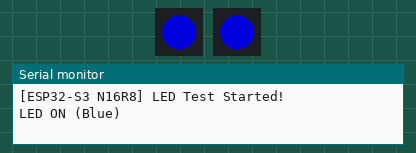
Recording of a sketch running on a simulated ESP32-S3. Parts: 2 × 1 RGB LEDs in strip order, left to right, the last lines printed to the serial monitor. Dim RGB values are drawn brighter than linear.

Above: at 0.62 s.
At 2.87 s:
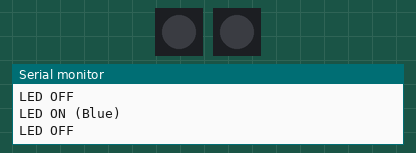
Timing chart, 0 to 3.5 s (numbered marks = the images above):
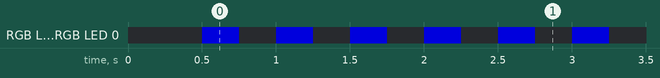

Measured:
- by itself, RGB LED 0, RGB LED 0: alternates RGB(0, 0, 150) for 0.25 s and off for 0.25 s

The sketch:

esp32_neopixel.ino
```cpp
#include <Adafruit_NeoPixel.h>

#define LED_PIN_48  48
#define LED_PIN_38  38
#define NUM_LEDS    1
#define FREQ_HZ     2.0 // 2 Hz

// Tạo 2 instance phòng trường hợp chân LED của bo mạch là 48 hoặc 38
Adafruit_NeoPixel pixel48(NUM_LEDS, LED_PIN_48, NEO_GRB + NEO_KHZ800);
Adafruit_NeoPixel pixel38(NUM_LEDS, LED_PIN_38, NEO_GRB + NEO_KHZ800);

const unsigned long halfPeriod = (unsigned long)(1000.0 / FREQ_HZ / 2.0); // 250ms

void setup() {
  Serial.begin(115200);
  delay(500);
  Serial.println("\n[ESP32-S3 N16R8] LED Test Started!");

  // Khởi tạo Adafruit NeoPixel
  pixel48.begin();
  pixel48.setBrightness(150);
  pixel48.clear();
  pixel48.show();

  pixel38.begin();
  pixel38.setBrightness(150);
  pixel38.clear();
  pixel38.show();

  // Khởi tạo RGB Builtin từ ESP32 Core
  #ifdef RGB_BUILTIN
  rgbLedWrite(RGB_BUILTIN, 0, 0, 0);
  #endif
}

void loop() {
  Serial.println("LED ON (Blue)");

  // 1. Dùng Adafruit NeoPixel trên GPIO 48 và GPIO 38
  pixel48.setPixelColor(0, pixel48.Color(0, 0, 255));
  pixel48.show();
  pixel38.setPixelColor(0, pixel38.Color(0, 0, 255));
  pixel38.show();

  // 2. Dùng hàm phần cứng rgbLedWrite của ESP32 Core 3.x
  rgbLedWrite(48, 0, 0, 255);
  rgbLedWrite(38, 0, 0, 255);
  #ifdef RGB_BUILTIN
  rgbLedWrite(RGB_BUILTIN, 0, 0, 255);
  #endif

  delay(halfPeriod);

  Serial.println("LED OFF");

  // Tắt LED
  pixel48.setPixelColor(0, pixel48.Color(0, 0, 0));
  pixel48.show();
  pixel38.setPixelColor(0, pixel38.Color(0, 0, 0));
  pixel38.show();

  rgbLedWrite(48, 0, 0, 0);
  rgbLedWrite(38, 0, 0, 0);
  #ifdef RGB_BUILTIN
  rgbLedWrite(RGB_BUILTIN, 0, 0, 0);
  #endif

  delay(halfPeriod);
}
```
